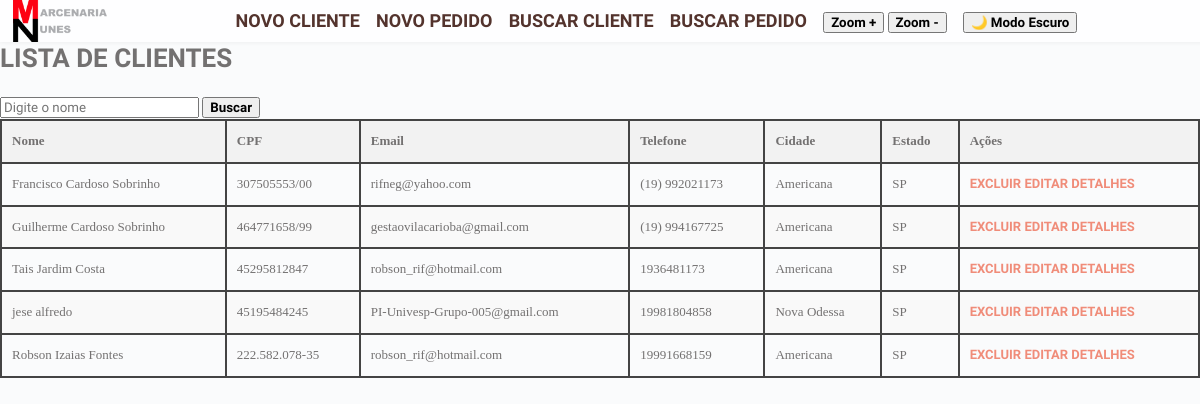
The app's page /lista_clientes/ with its own data.
### prime/models.py (models this page shows, shortened)
class Cliente(models.Model):
    nome = models.CharField(max_length=100)
    cpf = models.CharField(max_length=14, unique=True, validators=[validate_cpf], blank=True,default="000.000.000-00")  # Define um valor padrão
    rg = models.CharField(max_length=12, unique=True, default="000000000")  # Define um valor padrão
    data_nascimento = models.DateField(default=datetime.date.today, null=True, blank=True) # rmato dd/mm/aaaa
    cep = models.CharField(max_length=9, default="00000-000")  # Define um valor padrão
    endereco = models.CharField(max_length=255, default="Não informado")  # Define um valor padrão
    numero = models.CharField(max_length=10, default="S/N")  # Define um valor padrão
    complemento = models.CharField(max_length=100, default="Nenhum")  # Define um valor padrão
    cidade = models.CharField(max_length=100, default="Desconhecida")  # Define um valor padrão
    estado = models.CharField(max_length=2, default="XX")  # Define um valor padrão
    telefone1 = models.CharField(max_length=15, blank=True, default="Não informado")  # Define um valor padrão
    telefone2 = models.CharField(max_length=15, blank=True, default="Não informado")  # Define um valor padrão
    email = models.EmailField(blank=True) ## Permitir valores nulos temporariamente
    historico_pedidos = models.TextField(blank=True, default="")  # Define um valor padrão

### prime/views.py (the view)
# urls.py: path('lista_clientes/', views.lista_clientes, name='lista_clientes'),
def lista_clientes(request):
    termo = request.GET.get('q', '')
    if termo:
        clientes = Cliente.objects.filter(nome__icontains=termo)
    else:
        clientes = Cliente.objects.all()
    return render(request, 'prime/lista_clientes.html', {'clientes': clientes, 'termo': termo})

### prime/templates/prime/lista_clientes.html (shortened to what this page needs)
{% load static %}
<!DOCTYPE html>
<html lang="pt-br">
<head>
    <link rel="stylesheet" href="{% static 'styles/style.css' %}">
    <link rel="stylesheet" href="https://stackpath.bootstrapcdn.com/font-awesome/4.7.0/css/font-awesome.min.css" type="text/css" media="all"/>
    <link rel="stylesheet" href="style.css" type="text/css" media="screen"/>
</head>
<body class="home sticky-menu sidebar-off claro" id="top">
<header class="header">
    <div class="header-wrap">
        <div class="logo plain logo-left">
            <div class="logo">
                <a href="{% url 'home' %}">
                    <img width="100" height="100" src="{% static 'image/logo-nunes.png' %}" class="Marcenaria nunes" alt="Logo da Marcenaria Nunes"/>
                </a>
            </div>
        </div>
        <nav id="nav" role="navigation">
            <div class="table">
                <div class="table-cell">
                    <ul id="menu-menu-1">
                        <li class="menu-item"><a href="{% url 'clientes' %}">Novo Cliente</a></li>
                        <li class="menu-item"><a href="{% url 'pedidos' %}">Novo pedido</a></li>
                        <li class="menu-item"><a href="{% url 'lista_clientes' %}">Buscar cliente</a></li>
                        <li class="menu-item"><a href="{% url 'lista_pedidos' %}">Buscar Pedido</a></li>
                        <li class="menu-item">
                            <button type="button" onclick="zoomIn()">Zoom +</button>
                            <button type="button" onclick="zoomOut()">Zoom -</button>
                        </li>
                        <li class="menu-item">
                            <button type="button" id="botaoModo" onclick="modoclaroescuro()">🌙 Modo Escuro</button>
                        </li>
                    </ul>
                </div>
            </div>
        </nav>
    </div>
</header>
<main>
    <br>
    <h1>Lista de Clientes</h1>
    <form method="get" class="search-box">
        <input type="text" name="q" placeholder="Digite o nome" value="{{ termo }}">
        <button type="submit">Buscar</button>
    </form>
    <table>
        <thead>
            <tr>
                <th>Nome</th>
                <th>CPF</th>
                <th>Email</th>
                <th>Telefone</th>
                <th>Cidade</th>
                <th>Estado</th>
                <th>Ações</th>
            </tr>
        </thead>
        <tbody>
            {% for cliente in clientes %}
            <tr>
                <td>{{ cliente.nome }}</td>
                <td>{{ cliente.cpf }}</td>
                <td>{{ cliente.email }}</td>
                <td>{{ cliente.telefone1 }}</td>
                <td>{{ cliente.cidade }}</td>
                <td>{{ cliente.estado }}</td>
                <td class="actions">
                    <a href="{% url 'excluir_cliente' cliente.id %}" class="btn btn-delete" onclick="return confirm('Tem certeza que deseja excluir este cliente?');">Excluir</a>
                    <a href="{% url 'editar_cliente' cliente.id %}" class="btn btn-edit">Editar</a>
                    <a href="{% url 'detalhes_cliente' cliente.id %}" class="btn btn-pdf">Detalhes</a>
                </td>
            </tr>
            {% empty %}
            <tr>
                <td colspan="7" style="text-align: center;">Nenhum cliente encontrado.</td>
            </tr>
            {% endfor %}
        </tbody>
    </table>
</main>
</body>
</html>

### prime/static/styles/style.css (style rules this page uses)
header.header:before { content: ''; position: absolute; top: 0; left: 0; width: 100%; height: 100%; }
header.header nav { text-align: center; position: absolute; left: -9999em; opacity: 0; -o-transition: opacity 0.25s ease-in-out; -webkit-transition: opacity 0.25s ease-in-out; -moz-transition: opacity 0.25s ease-in-out; transition: opacity 0.25s ease-in-out; }
header.header nav ul li { display: inline; margin-left: 1em; position: relative; }
header.header nav ul li:first-child { margin-left: 0; }
body.sticky-menu header.header { position: fixed; top: 0; left: 0; width: 100%; }
body.sticky-menu header.header:before { opacity: 0.8; }
.site-title, h1, h2, h3, h4, h5, h6, .meta, .more-link, .share-overlay, .content-aside, blockquote, .btn, button, .filter, input[type="text"], input[type="url"], input[type="email"], input[type="tel"], input[type="password"], textarea, .post-meta, .btn, button, .button, input[type="submit"], #edd_checkout_cart_wrap, #edd_checkout_form_wrap, header.header nav, .hero, #comments .url, .form-submit input[type="submit"] { font-family: 'Amatic SC', 'Heveltica Neue', Arial, sans-serif; }
.site-title, h1, h2, h3, h4, h5, h6, .meta, .more-link, .share-overlay, .content-aside, blockquote, .btn, button, .filter, .post-meta, .btn, button, .button, input[type="submit"], header.header nav, .hero, #comments .url, .form-submit input[type="submit"], .widget h4 { font-weight: 700; }
.side .widget, .post, header.header:before, header.header ul ul:before, .comments-wrapper, .author-wrap, .related-posts, .footer-widgets, .home-sticky { background: #fff; }
body, .main-archive .post.result, .main-archive .post.result a, .main-archive .post.result a:hover, .author-wrap a.author-socials { color: #737171; }
a, header.header nav ul > li.current_page_item > a, header.header nav ul > li.current-menu-item > a, header.header nav ul > li.current_page_ancestor > a, header.header nav ul > li.current-post-ancestor > a, header.header nav ul > li.current-page-ancestor > a, .meta a:hover, .single-post .content a, header.header nav a:hover, .widget a:hover, .side a:hover, .main-archive h2 a:hover, .related h6 a:hover, .home-sticky-post h3 a:hover { color: #f08c79; }
a:hover, a:hover, .meta a, .widget a, .side a, header.header nav a, footer.footer a:hover, .main-archive h2 a, .related h6 a, .home-sticky-post h3 a { color: #34495e; }
.more-link, .btn, h1, h2, h3, h4, h5, h6, .meta, .more-link, .band, .share-overlay, blockquote, .url, .comment-date, .site-title, input[type="submit"], header.header nav, .site-title { text-transform: uppercase; }
header.header .header-wrap { position: relative; display: table; width: 100%; max-width: 1330px; padding: 0.8 em 1; margin: 0 auto; }
header.header .logo, header.header .nav-trigger { display: table-cell; vertical-align: middle; }
header.header nav { display: table-cell; vertical-align: middle; position: relative; left: auto; opacity: 1; padding-right: 1em; }
header.header { position: relative; display: block; width: 100%; box-shadow: 0 0 5px 0 rgba(0, 0, 0, 0.07); z-index: 6; }
header.header .logo { width: 100px; }
header.header { padding-left: 1em; padding-right: 0; }
header.header nav ul li a { font-size: 18px; text-decoration: none; color: #53332d; font-family: 'Red Hat Display', sans-serif; }
a { text-decoration: none; transition: all 0.25s ease-in-out; color: #f08c79; }
body { font: 13px/1.6 'Roboto Slab', Georgia, serif; background-color: #fafbfc; color: #737171; margin: 0; padding: 0; }
html { font-size: 62.5%; height: 100%; -webkit-font-smoothing: antialiased; text-rendering: optimizeLegibility; }
ul { list-style: none; margin: 0; padding: 0; }
img { max-width: 100%; height: auto; display: block; }
html, body { margin: 0; padding: 0; width: 100vw; overflow-x: hidden; }

### prime/templates/prime/lista_clientes.html (style rules this page uses)
table { border-collapse: collapse; width: 100%; }
th, td { border: 2px solid #444; padding: 10px; text-align: left; }
th { background-color: #f2f2f2; }
tr:nth-child(even) { background-color: #f9f9f9; }

### records on screen
Cliente: nome "Francisco Cardoso Sobrinho", cpf "307505553/00", email "rifneg@yahoo.com", telefone1 "(19) 992021173", cidade "Americana", estado "SP"
Cliente: nome "Guilherme Cardoso Sobrinho", cpf "464771658/99", email "gestaovilacarioba@gmail.com", telefone1 "(19) 994167725", cidade "Americana", estado "SP"
Cliente: nome "Tais Jardim Costa", cpf "45295812847", email "robson_rif@hotmail.com", telefone1 "1936481173", cidade "Americana", estado "SP"
Cliente: nome "jese alfredo", cpf "45195484245", email "PI-Univesp-Grupo-005@gmail.com", telefone1 "19981804858", cidade "Nova Odessa", estado "SP"
Cliente: nome "Robson Izaias Fontes", cpf "222.582.078-35", email "robson_rif@hotmail.com", telefone1 "19991668159", cidade "Americana", estado "SP"
